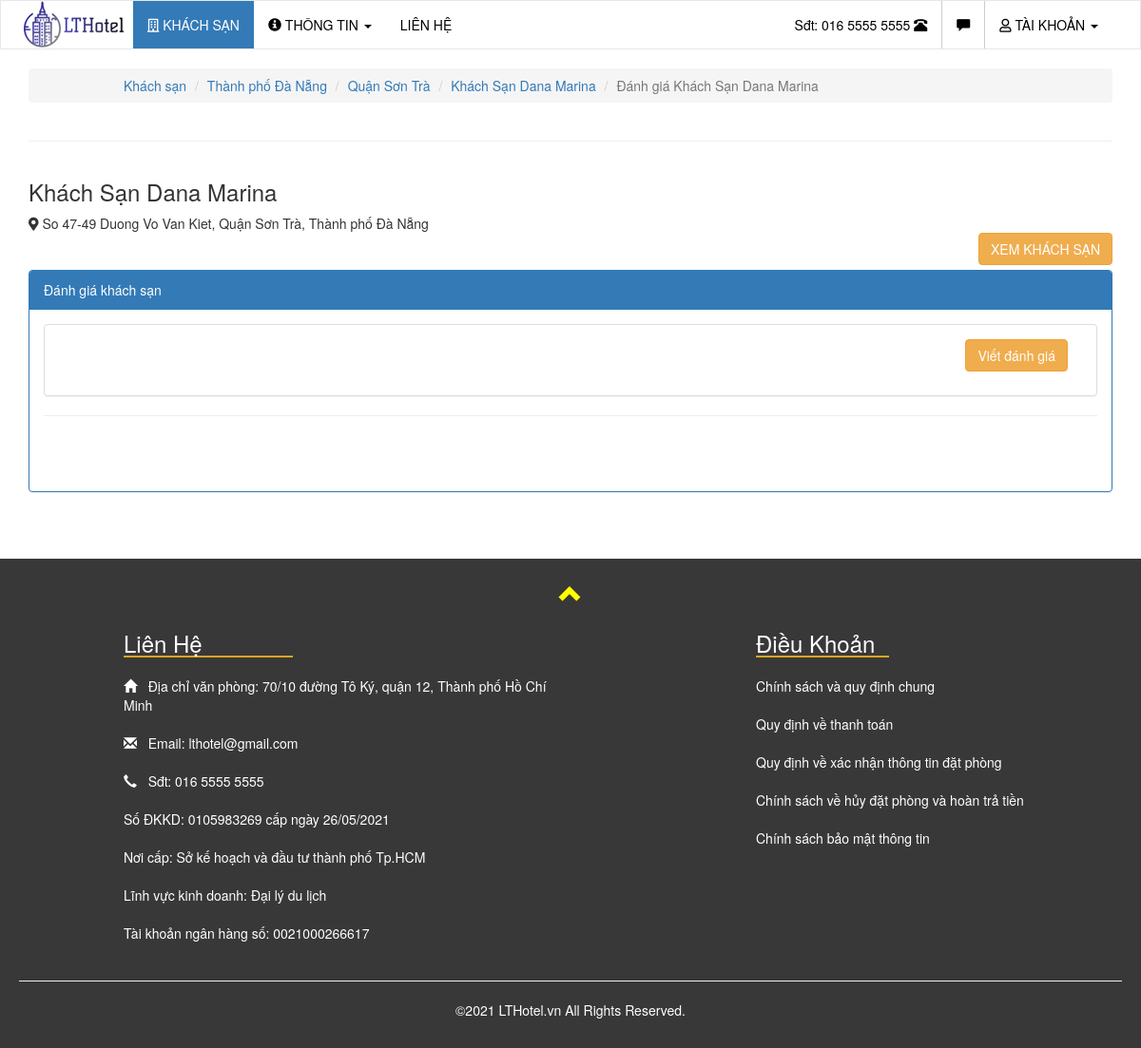
/index.php?controller=trang-chu/thong-tin-khach-san&hotel=1&act=danh-gia, run on the app's committed database.
### tables this page shows
CREATE TABLE `khachsan` (
  `MKs` int(11) NOT NULL,
  `TenKs` varchar(255) NOT NULL,
  `TenKhongDau` varchar(255) NOT NULL,
  `DiaChi` varchar(255) NOT NULL,
  `Huyen` int(11) NOT NULL,
  `TP` int(11) NOT NULL,
  `Avatar` varchar(255) NOT NULL,
  `Mota` varchar(500) NOT NULL,
  `GioiThieu` text NOT NULL,
  `sao` tinyint(1) NOT NULL,
  `TienIch` varchar(50) NOT NULL,
  `PhongCach` varchar(5) NOT NULL,
  `Loai` tinyint(3) NOT NULL,
  `TrangThai` smallint(3) NOT NULL,
  `email` varchar(255) NOT NULL,
  `Xoa` tinyint(4) NOT NULL
);

CREATE TABLE `tinhtp` (
  `matp` int(11) NOT NULL,
  `name` varchar(100) NOT NULL,
  `TenKhongDau` varchar(32) NOT NULL,
  `anh` varchar(255) DEFAULT NULL,
  `type` varchar(30) NOT NULL
);

CREATE TABLE `quanhuyen` (
  `maqh` int(11) NOT NULL,
  `name` varchar(100) NOT NULL,
  `TenKhongDau` varchar(64) NOT NULL,
  `type` varchar(30) NOT NULL,
  `matp` varchar(5) NOT NULL
);

### controller/controller.php (called while the page is built, shortened)
<?php
class Controller{
	public function loadView($view, $data=array())
	{
		$controller = isset($_GET['controller']) && !empty($_GET['controller']) ? $_GET['controller'] : 'trang-chu/trang-chu';
		$arr_con = explode("/", $controller);
		include("view/".$arr_con[0]."/layout.php");
	}
}
?>

### controller/trang-chu/C_khachsan.php (called while the page is built, shortened)
<?php
include_once 'controller/controller.php';
class C_khachsan extends Controller
{
	public function HienThiThongTinKhachSan()
	{
		if(isset($_GET['hotel']) && !empty($_GET['hotel'])){
			$id_hotel = intval($_GET['hotel']);
			$data = array('tongquan'=>array(), 'thongtinkhachsan'=> array(),'danhsachphong'=>array(), 'danhsachdanhgia' => array());
			$ks = new M_khachsan;
			$phong = new M_phong;
			$danhgia = new C_danhgia;
			$data['tongquan'] = $danhgia->TongQuanDanhGiaKhachSan($id_hotel);
			$tongSoRecord = $danhgia->DanhSachDanhGiaKhachSan($id_hotel);
			$PhanTrang = new C_phanTrang($tongSoRecord,$this->soHangTrenPage,$this->soPageHienThi);
			$data['PhanTrang'] = $PhanTrang->HienThiPhanTrang();
			$vitri = $PhanTrang->pageHienTai;
			$data['danhsachdanhgia'] = $danhgia->DanhSachDanhGiaKhachSan($id_hotel,$vitri,$this->soHangTrenPage);
			$data['thongtinkhachsan'] = $ks->ThongTinKhachSan($id_hotel,1);
			$data['danhsachphong'] = $phong->DanhSachPhong($id_hotel);
			$data['thuvienanh'] = $this->LayThuVienAnh($id_hotel,-1,1);
			if($data['thongtinkhachsan'])
				return $this->loadView('thong-tin-khach-san',$data);
		}
		return $this->loadView('404');
	}
	public function LayThuVienAnh($id_hotel,$id_room = -1,$loai = -1){
		$phong = new M_phong;
		$data = $phong->LayThuVienAnh($id_hotel,$id_room,$loai);
		if(is_array($data)) return $data;
		return 0;
	}
}
?>

### model/dbconnect.php (called while the page is built, shortened)
<?php
include_once 'config.php';
class database
{
	protected $conn;
	protected function ketnoi()
	{
		global $config;
		$this->conn = new mysqli($config['hostname'],$config['username'],$config['password'],$config['database']) or die("Kết nối thất bại");
		$this->conn->query("SET NAMES utf8");
	}
	public function exec($SQLquery)
	{
		$this->result = $this->conn->query($SQLquery);
		return $this->result;
	}
};
?>

### config.php (called while the page is built, shortened)
<?php
$config['hostname'] = 'localhost';
$config['username'] = 'root';
$config['password'] = '';
$config['database'] = 'lthotel';
?>

### model/M_khachsan.php (called while the page is built, shortened)
<?php
include_once 'model/dbconnect.php';
class M_khachsan extends database
{
	public function ThongTinKhachSan($MKs,$trangthai=2,$All=false)
	{
		$q = "SELECT ks.MKs AS id,ks.TenKs AS ten, ks.email,ks.TienIch AS TienIch , ks.Avatar , ks.PhongCach, ks.TrangThai , ks.GioiThieu, ks.Mota ,ks.Loai , ks.sao AS sao, ks.DiaChi as dc , qh.name AS quanhuyen,tt.name AS tinhtp, ks.Huyen AS maqh, ks.TP AS matp, CONCAT_WS(', ',ks.DiaChi,qh.name,tt.name) AS diachi
		FROM khachsan ks
		INNER JOIN tinhtp tt ON tt.matp = ks.TP
		INNER JOIN quanhuyen qh ON ks.Huyen = qh.maqh
		WHERE MKs = '$MKs'";
		if($All==false) $q.=" AND ks.Xoa = 0 ";
		if($trangthai != 2){
			$q .= "AND ks.TrangThai = $trangthai";
		}
		$this->exec($q);
		return $this->getrow();
	}
}
?>

### view/trang-chu/thong-tin-khach-san.php (the view, shortened to what this page needs)
<?php
$act = isset($_GET['act']) ? $_GET['act'] : 'thong-tin';
?>
<div class="container" style="padding-top: 20px;">
    <div class="row">
        <div class="col-md-12">
            <ul class="breadcrumb">
                <li><a href="index.php">Khách sạn</a></li>
                <li><a href="index.php?controller=trang-chu/danh-sach-khach-san&city=<?=$data['thongtinkhachsan']['matp'];?>"><?=$data['thongtinkhachsan'][ 'tinhtp'];?></a></li>
                <li><a href="index.php?controller=trang-chu/danh-sach-khach-san&district=<?=$data['thongtinkhachsan']['maqh'];?>"><?=$data['thongtinkhachsan']['quanhuyen'];?></a></li>
                <?php if($act == 'thong-tin'):?>
                <li class="active"><?=$data['thongtinkhachsan']['ten'];?></li>
                <?php else:?>
                <li><a href="index.php?controller=trang-chu/thong-tin-khach-san&hotel=<?=$_GET['hotel'];?>"><?=$data['thongtinkhachsan']['ten'];?></a></li>
                <li class="active">Đánh giá <?=$data['thongtinkhachsan']['ten'];?></li>
                <?php endif;?>
            </ul>
        </div>
        <div class="col-md-12"><hr></div>
        <div class="col-md-12">
            <div class="pull-left">
                <h3><?=$data['thongtinkhachsan']['ten'];?></h3>
                <span class="text-mute"><i class="fas fa-map-marker-alt"></i> <?=$data['thongtinkhachsan']['diachi'];?></span>
            </div>
        </div>
        <div class="col-md-6 col-xs-6">
            <div class="row">
                <div class="col-md-3">
                </div>
            </div>
        </div>
        <div class="col-md-6 col-xs-6">
            <div class="text-right">
                <?php if($act == 'thong-tin'):?>
                <a href="#datphong" class="btn btn-warning btn-md text-uppercase">Đặt phòng ngay giữ giá tốt</a>
                <?php else:?>
                <a href="index.php?controller=trang-chu/thong-tin-khach-san&hotel=<?=$_GET['hotel'];?>" class="btn btn-warning btn-md text-uppercase">Xem khách sạn</a>
                <?php endif;?>
            </div>
        </div>
        <?php
        $file = "view/trang-chu/khachsan/$act.php";
        if(file_exists($file)) include $file;
        ?>
    </div>
</div>

### assets/lthotel.css (style rules this page uses)
html { scroll-behavior: smooth; }
.breadcrumb { padding-left: 100px; }

### data on the page
khachsan: tinhtp.name "Thành phố Đà Nẵng", quanhuyen.name "Quận Sơn Trà", TenKs "Khách Sạn Dana Marina"

### other printed values
$data['thongtinkhachsan']['diachi'] "So 47-49 Duong Vo Van Kiet, Quận Sơn Trà, Thành phố Đà Nẵng"
